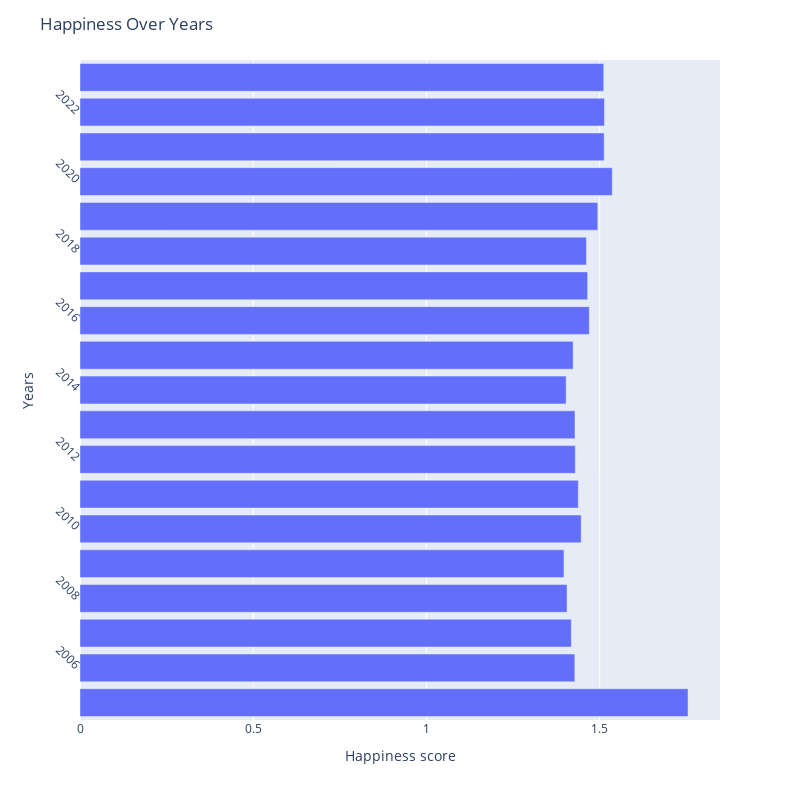

Notebook source saved alongside this figure:
### Markdown cell above
## Happiness rate over the years

### Code cell
Happiness_over_years = df_updated.groupby("year")["happiness score"].mean().reset_index()
Happiness_over_years = Happiness_over_years.sort_values(by = 'year', ascending=True)

fig = px.bar(Happiness_over_years, x = 'happiness score', y = 'year', orientation= 'h')
fig.update_layout(width = 800, height = 800, xaxis_title = 'Happiness score', yaxis_title = 'Years',
yaxis_tickangle = 45, title = 'Happiness Over Years')

fig.show()

### Figure 1 — Plotly figure (JSON) as saved in the notebook; plotly's stock layout.template omitted (floating-point values rounded to 4 significant figures)
{"data": [{"hovertemplate": "happiness score=%{x}<br>year=%{y}<extra></extra>", "legendgroup": "", "marker": {"color": "#636efa", "pattern": {"shape": ""}}, "name": "", "orientation": "h", "showlegend": false, "textposition": "auto", "type": "bar", "x": [1.755, 1.428, 1.418, 1.406, 1.397, 1.447, 1.438, 1.43, 1.429, 1.403, 1.423, 1.47, 1.465, 1.462, 1.495, 1.536, 1.513, 1.514, 1.512], "xaxis": "x", "y": [2005.0, 2006.0, 2007.0, 2008.0, 2009.0, 2010.0, 2011.0, 2012.0, 2013.0, 2014.0, 2015.0, 2016.0, 2017.0, 2018.0, 2019.0, 2020.0, 2021.0, 2022.0, 2023.0], "yaxis": "y"}], "layout": {"barmode": "relative", "height": 800, "legend": {"tracegroupgap": 0}, "margin": {"t": 60}, "title": {"text": "Happiness Over Years"}, "width": 800, "xaxis": {"anchor": "y", "domain": [0, 1], "title": {"text": "Happiness score"}}, "yaxis": {"anchor": "x", "domain": [0, 1], "tickangle": 45, "title": {"text": "Years"}}}}
